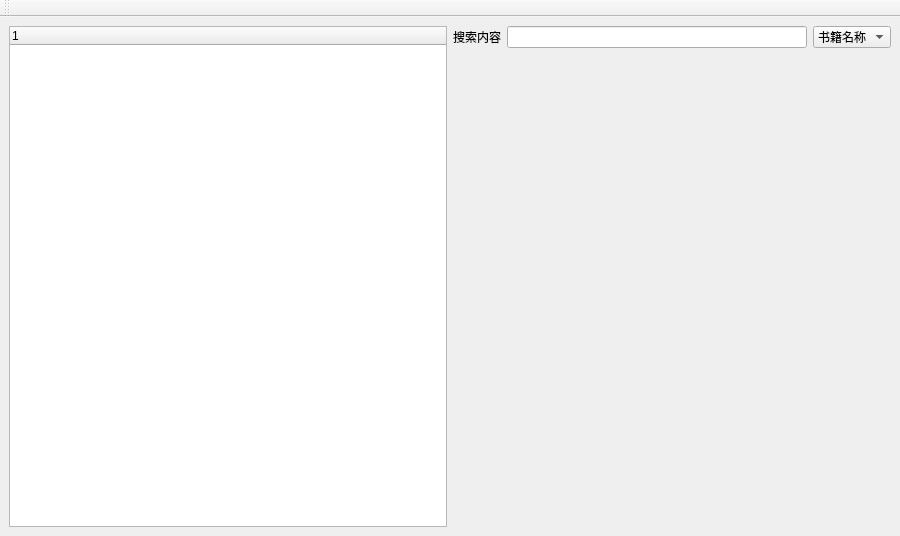
<?xml version="1.0" encoding="UTF-8"?>
<ui version="4.0">
 <class>MainMenu</class>
 <widget class="QMainWindow" name="MainMenu">
  <property name="geometry">
   <rect>
    <x>0</x>
    <y>0</y>
    <width>900</width>
    <height>536</height>
   </rect>
  </property>
  <property name="minimumSize">
   <size>
    <width>900</width>
    <height>536</height>
   </size>
  </property>
  <property name="maximumSize">
   <size>
    <width>900</width>
    <height>536</height>
   </size>
  </property>
  <property name="windowTitle">
   <string>MainWindow</string>
  </property>
  <widget class="QWidget" name="centralwidget">
   <layout class="QGridLayout" name="gridLayout">
    <item row="1" column="0" rowspan="3">
     <widget class="QTreeWidget" name="bookTree">
      <column>
       <property name="text">
        <string notr="true">1</string>
       </property>
      </column>
     </widget>
    </item>
    <item row="1" column="1">
     <layout class="QHBoxLayout" name="horizontalLayout">
      <item>
       <widget class="QLabel" name="searchText">
        <property name="styleSheet">
         <string notr="true">font: 75 11pt &quot;微软雅黑&quot;;</string>
        </property>
        <property name="text">
         <string>搜索内容</string>
        </property>
       </widget>
      </item>
      <item>
       <widget class="QLineEdit" name="searchLineEdit"/>
      </item>
      <item>
       <widget class="QComboBox" name="choseSearchLabel">
        <item>
         <property name="text">
          <string>书籍名称</string>
         </property>
        </item>
        <item>
         <property name="text">
          <string>书籍类型</string>
         </property>
        </item>
        <item>
         <property name="text">
          <string>书籍编号</string>
         </property>
        </item>
       </widget>
      </item>
     </layout>
    </item>
    <item row="2" column="1">
     <spacer name="horizontalSpacer">
      <property name="orientation">
       <enum>Qt::Horizontal</enum>
      </property>
      <property name="sizeHint" stdset="0">
       <size>
        <width>40</width>
        <height>20</height>
       </size>
      </property>
     </spacer>
    </item>
   </layout>
  </widget>
  <widget class="QToolBar" name="toolBar">
   <property name="windowTitle">
    <string>toolBar</string>
   </property>
   <attribute name="toolBarArea">
    <enum>TopToolBarArea</enum>
   </attribute>
   <attribute name="toolBarBreak">
    <bool>false</bool>
   </attribute>
  </widget>
 </widget>
 <resources/>
 <connections/>
</ui>
